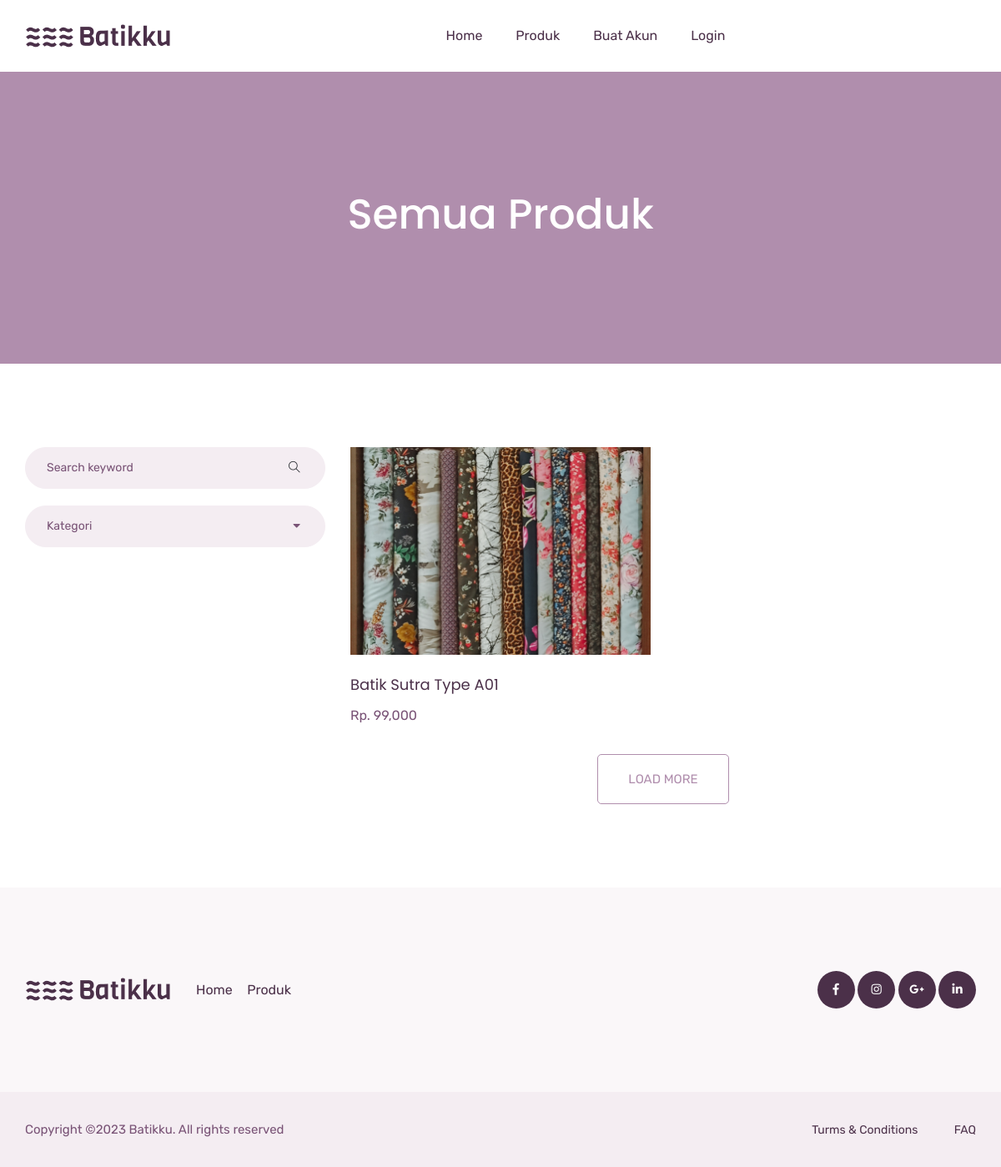
/categories.php, run on the app's committed database.
### tables this page shows
CREATE TABLE `product_galleries` (
  `galleries_id` int(11) NOT NULL,
  `products_id` int(11) NOT NULL,
  `photos` varchar(225) NOT NULL
);

CREATE TABLE `products` (
  `products_id` int(11) NOT NULL,
  `product_name` varchar(255) NOT NULL,
  `slug` varchar(255) NOT NULL,
  `categories_id` int(11) NOT NULL,
  `price` int(25) NOT NULL,
  `description` text NOT NULL,
  `weight` float NOT NULL,
  `stock` int(11) UNSIGNED NOT NULL
);

### categories.php (the view, shortened to what this page needs)
<!doctype html>
<html lang="zxx">
<head>
    <?php include('layouts/style.php'); ?>
</head>
<body>
    <?php include('layouts/header.php'); ?>
    <section class="breadcrumb_part">
      <div class="container">
          <div class="row">
              <div class="col-lg-12">
                  <div class="breadcrumb_iner">
                      <h2>Semua Produk</h2>
                  </div>
              </div>
          </div>
      </div>
    </section>
    <section class="product_list section_padding">
        <div class="container">
            <div class="row">
                <div class="col-md-4">
                    <div class="product_sidebar">
                        <div class="single_sedebar">
                            <form action="#">
                                <input type="text" name="#" placeholder="Search keyword">
                                <i class="ti-search"></i>
                            </form>
                        </div>
                        <div class="single_sedebar">
                            <div class="select_option">
                                <div class="select_option_list">Kategori <i class="right fas fa-caret-down"></i> </div>
                            </div>
                        </div>
                    </div>
                </div>
                <div class="col-md-8">
                    <div class="product_list">
                        <div class="row">
                          <?php
                            $query = mysqli_query($config, "SELECT products.products_id, products.product_name, products.price FROM products");
                            while ($data = mysqli_fetch_array($query)) {
                            $productId = $data['products_id'];
                          ?>
                            <div class="col-lg-6 col-sm-6">
                              <a href="details.php?products_id=<?= $data['products_id']; ?>">
                                <div class="single_product_item">
                                <?php
                                  $queryGaleri = mysqli_query($config, "SELECT photos FROM product_galleries WHERE product_galleries.products_id='$productId' LIMIT 1");
                                  if(mysqli_num_rows($queryGaleri)=== 1) {
                                    while ($dataGaleri = mysqli_fetch_array($queryGaleri)) { ?>
                                      <img src="images/products/<?= $dataGaleri['photos']; ?>" alt="#" class="img-fluid">
                                    <?php
                                      }
                                    } else { ?>
                                      <img src="images/products/default.png" alt="#" class="img-fluid">
                                <?php } ?>
                                    <h3> <?= $data['product_name']; ?> </h3>
                                    <p>Rp. <?= number_format($data['price']); ?></p>
                                </div>
                              </a>
                            </div>
                          <?php } ?>
                        </div>
                        <div class="load_more_btn text-center">
                            <a href="#" class="btn_3">Load More</a>
                        </div>
                    </div>
                </div>
            </div>
        </div>
    </section>
    <?php include('layouts/footer.php'); ?>
</body>
</html>

### user/css/all.css (style rules this page uses)
.fa, .fas, .far, .fal, .fab { -moz-osx-font-smoothing: grayscale; -webkit-font-smoothing: antialiased; display: inline-block; font-style: normal; font-variant: normal; text-rendering: auto; line-height: 1; }
.fa-caret-down:before { content: "\f0d7"; }
.fa, .fas { font-family: 'Font Awesome 5 Free'; font-weight: 900; }

### data on the page
products: product_name "Batik Sutra Type A01", price "99,000"
product_galleries: photos (picture)
